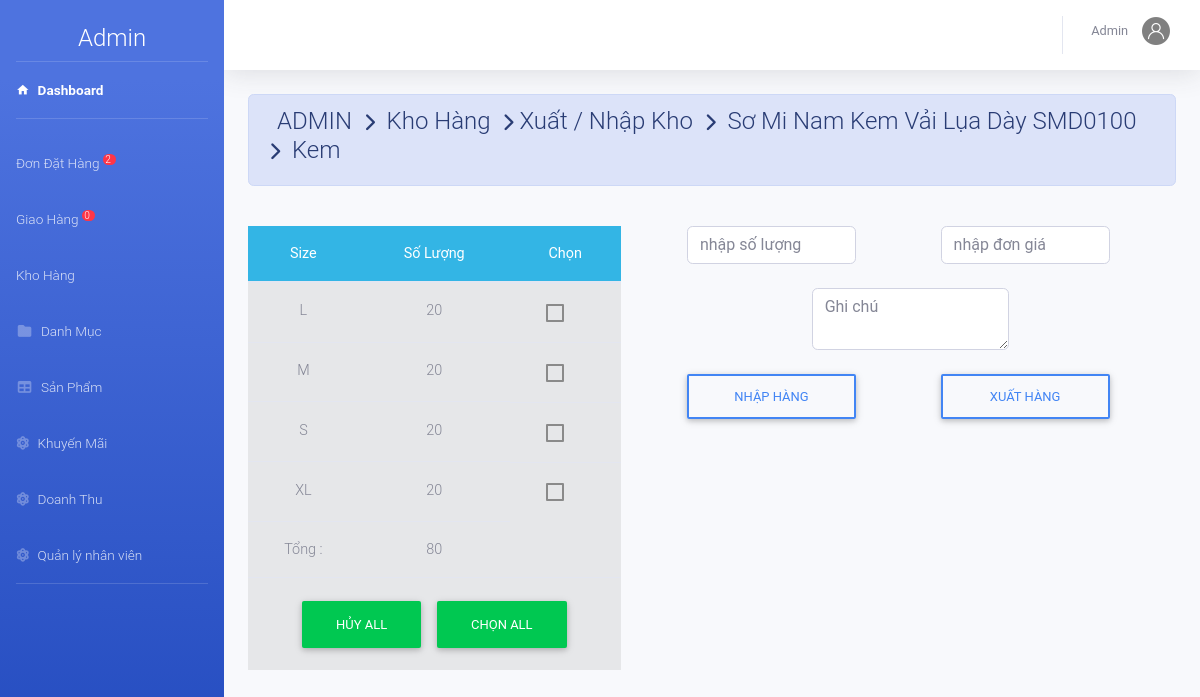
The app's page /admin/index.php?action=kho&view=apply&masp=155&t=Sơ Mi Nam Kem Vải Lụa Dày SMD0100&h=SMD0100.jpg&mau=Kem (signed in) with its own data.
### tables this page shows
CREATE TABLE `chitietsanpham` (
  `MaSP` int(11) NOT NULL,
  `MaSize` varchar(50) NOT NULL,
  `MaMau` varchar(20) NOT NULL DEFAULT 'null',
  `SoLuong` int(11) NOT NULL
);

### public/admin/kho/phieunhap.php (the view, shortened to what this page needs)
<?php
	if(isset($_GET['mau'])){
		$mau=$_GET['mau'];
		$t=$_GET['t'];
		$masp=$_GET['masp'];
		$sql="SELECT *FROM chitietsanpham where MaSP=".$masp." and MaMau='".$mau."'";
		$rs=mysqli_query($conn,$sql);$tsl=0;
		?>
<div class="container-fluid">
    <form action="kho/xuly.php" method="get" accept-charset="utf-8">
        <div class=" alert alert-primary">
            <h4 class="page-title">
                 ADMIN &#160;<i class="fas fa-chevron-right" style="font-size: 18px"></i>&#160; Kho Hàng &#160;<i
                    class="fas fa-chevron-right" style="font-size: 18px"></i>&#160;Xuất / Nhập Kho &#160;<i
                    class="fas fa-chevron-right" style="font-size: 18px"></i>&#160; <?php echo $t ?> &#160;<i
                    class="fas fa-chevron-right" style="font-size: 18px"></i>&#160; <?php echo $mau ?>
            </h4>
        </div><br>
        <div class="row">
            <div class="col-md-5">
                <table class="table table-active table-hover text-center">
                    <thead class="badge-info">
                        <tr>
                            <th>Size</th>
                            <th>Số Lượng</th>
                            <th>Chọn</th>
                        </tr>
                    </thead>
                    <tbody>
                        <?php while ($row=mysqli_fetch_array($rs)) { $tsl+=$row['SoLuong'];?>
                        <tr>
                            <td><?php echo $row['MaSize'] ?></td>
                            <td><?php echo $row['SoLuong'] ?></td>
                            <td class="form-check"><input class="form-check-input" value="<?php echo $row['MaSize'] ?>"
                                <label class="form-check-label" for="<?php echo $row['MaSize'] ?>">&#160;</label>
                            </td>
                        </tr>
                        <?php } ?>
                        <tr>
                            <td>Tổng :</td>
                            <td><?php echo $tsl ?></td>
                        </tr>
                        <tr>
                            <td colspan="3">
                                <input class="btn btn-success" type="button" id="btn2" value="Hủy ALL">
                                <input class="btn btn-success" type="button" id="btn1" value="Chọn ALL">
                            </td>
                        </tr>
                    </tbody>
                </table>
            </div>
            <div class="col-md-7">
                <div class=" col-12 row">
                    <input onkeypress=" return isNumberKey(event)" class="form-control col-4 m-auto" type="text"
                        name="so" placeholder="nhập số lượng" required autofocus>
                    <input onkeypress=" return isNumberKey(event)" class="form-control col-4 m-auto" type="text"
                        name="dg" placeholder="nhập đơn giá" required>
                </div><br>
                <div class=" col-5 row m-auto">
                    <textarea class=" form-control " name="note" rows="2" placeholder="Ghi chú"></textarea>
                </div>
                <br>
                <div class=" col-12 row">
                    <button class=" m-auto col-4 btn btn-outline-primary" name="action" value="cong" type="submit">Nhập
                        Hàng</button>
                    <button class=" m-auto col-4 btn btn-outline-primary" name="action" value="tru" type="submit">Xuất
                        Hàng</button>
                </div>
            </div>
        </div>
    </form>
</div>
<?php
	}
?>

### records on screen
chitietsanpham: MaSize "L", SoLuong "20"
chitietsanpham: MaSize "M", SoLuong "20"
chitietsanpham: MaSize "S", SoLuong "20"
chitietsanpham: MaSize "XL", SoLuong "20"

### other values on screen
$dem "2"
$dem "0"
$nv['TenNV'] "Admin"
$t "Sơ Mi Nam Kem Vải Lụa Dày SMD0100"
$mau "Kem"
$tsl "80"
